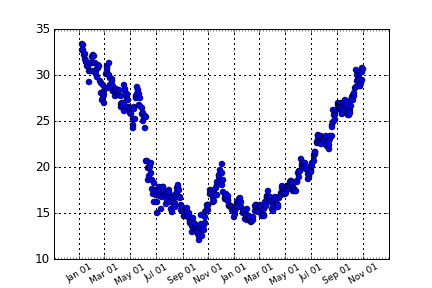

Python code for this plot:
#!/usr/bin/env python
"""
Show how to make date plots in matplotlib using date tick locators and
formatters.  See major_minor_demo1.py for more information on
controlling major and minor ticks
"""
import datetime
from matplotlib.matlab import *
from matplotlib.dates import MONDAY, SATURDAY
from matplotlib.finance import quotes_historical_yahoo
from matplotlib.dates import MonthLocator, WeekdayLocator, DateFormatter


date1 = datetime.date( 2002, 1, 5 )
date2 = datetime.date( 2003, 11, 1 )

# every monday
mondays   = WeekdayLocator(MONDAY)
# every second month
months    = MonthLocator(range(1,13,2), bymonthday=1)           
monthsFmt = DateFormatter('%b %d')


quotes = quotes_historical_yahoo('INTC', date1, date2)
if not quotes:
    print 'Found no quotes'
    raise SystemExit

dates = [q[0] for q in quotes]
opens = [q[1] for q in quotes]

ax = subplot(111)
plot_date(dates, opens)
ax.xaxis.set_major_locator(months)
ax.xaxis.set_major_formatter(monthsFmt)
ax.xaxis.set_minor_locator(mondays)
ax.autoscale_view()
#ax.xaxis.grid(False, 'major')
#ax.xaxis.grid(True, 'minor')

labels = ax.get_xticklabels()
set(labels, rotation=30, fontsize=9)

grid(True)
savefig('date_demo2')
show()
